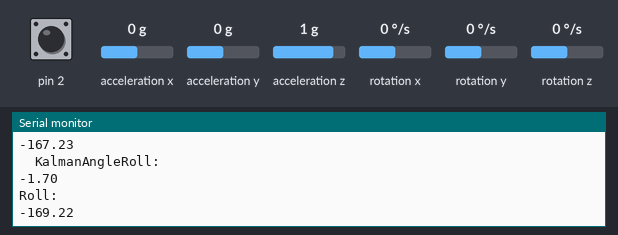
Bench run of a sketch on a simulated Arduino Uno, built with avr-gcc and run on an emulated ATmega328P. Shown: the last lines printed to the serial monitor. Wiring (inferred from the names in the program): MPU-6050 motion sensor at I2C address 0x68. The inputs (shaded band) are chosen by the test bench; at power-on: acceleration y 0 g, pin 2 HIGH, acceleration x 0 g, acceleration z 1 g, rotation x 0 °/s, rotation y 0 °/s, rotation z 0 °/s.

Above: at 1.2 s.
1.3 s: acceleration y set to -1.4 g
At 1.55 s:
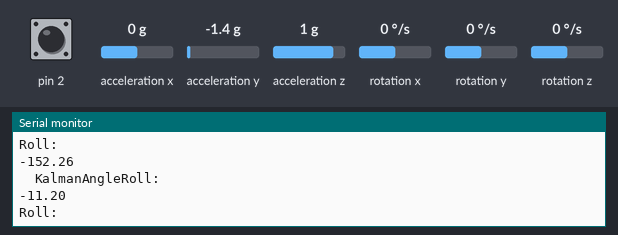
2.8 s: acceleration y set to 0 g
At 2.99 s:
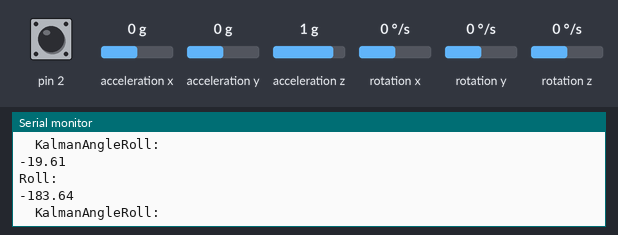
Timing chart, 0 to 5.8 s (numbered marks = the images above; inputs shaded):
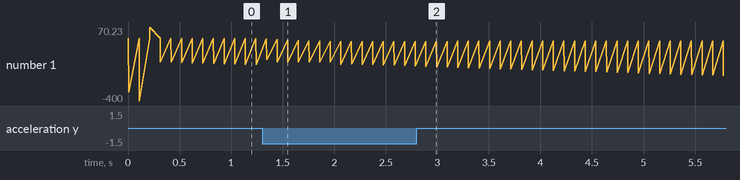

The sketch:

PIDtest.ino
```cpp
#include <Wire.h>
#include <Arduino.h>
#include <math.h>

// PPM Input Handling
volatile unsigned long a, b, c;
volatile int x[15], ch1[15], ch[7];
volatile int i = 0;

// MPU6050 Variables
float AccX, AccY, AccZ;
float AngleRoll, AnglePitch;
float RateRoll, RatePitch, RateYaw;

// Kalman Filter Variables
float KalmanAngleRoll = 0, KalmanUncertaintyAngleRoll = 4;
float KalmanAnglePitch = 0, KalmanUncertaintyAnglePitch = 4;
const float t = 0.004; // 4ms loop time

// PID Variables
float DesiredAngleRoll, DesiredAnglePitch, InputThrottle;
float ErrorAngleRoll, ErrorAnglePitch;
float PtermRoll, ItermRoll, DtermRoll, PIDOutputRoll;
float PtermPitch, ItermPitch, DtermPitch, PIDOutputPitch;
float PrevErrorAngleRoll, PrevErrorAnglePitch;
float PrevItermAngleRoll, PrevItermAnglePitch;

float PRateRoll = 0.625, IRateRoll = 2.1, DRateRoll = 0.0088;
float PRatePitch = 0.625, IRatePitch = 2.1, DRatePitch = 0.0088;
float PAngleRoll = 2, IAngleRoll = 0.5, DAngleRoll = 0.007;
float PAnglePitch = 2, IAnglePitch = 0.5, DAnglePitch = 0.007;

float DesiredRateRoll, DesiredRatePitch;
float ErrorRateRoll, ErrorRatePitch;
float PrevErrorRateRoll, PrevErrorRatePitch;
float PrevItermRateRoll, PrevItermRatePitch;
float InputRoll, InputPitch;

void setup() {
  Serial.begin(115200);
  Wire.begin();
  Wire.setClock(400000);

  // Setup MPU6050
  setupMPU6050();

  // Setup PPM Input (Pin 2)
  pinMode(2, INPUT_PULLUP);
  attachInterrupt(digitalPinToInterrupt(2), readPPM, FALLING);
}

void loop() {
  // Read MPU6050 data
  readMPU6050();

  // Apply Kalman Filter
  applyKalmanFilter();

  // Read PPM values
  readRC();

  // Apply PID Control
  calculatePID();

  // Output data to Serial Monitor
  outputData();

  delay(100); // 4ms loop time
}

// ==================== PPM INPUT HANDLING ====================
void readPPM() {
  a = micros();
  c = a - b;
  b = a;
  x[i] = c;
  i++;
  if (i == 15) {
    for (int j = 0; j < 15; j++) {
      ch1[j] = x[j];
    }
    i = 0;
  }
}

void readRC() {
  int j = 0;
  for (int k = 14; k >= 0; k--) {
    if (ch1[k] > 3200) {
      j = k;
      break;
    }
  }
  for (int i = 1; i <= 6; i++) {
    ch[i] = ch1[i + j] - 1000; // Center PPM values around 1500
  }
}

// ==================== MPU6050 HANDLING ====================
void setupMPU6050() {
  Wire.beginTransmission(0x68);
  Wire.write(0x6B);
  Wire.write(0x00);
  Wire.endTransmission();

  Wire.beginTransmission(0x68);
  Wire.write(0x1A);
  Wire.write(0x03);
  Wire.endTransmission();

  Wire.beginTransmission(0x68);
  Wire.write(0x1C);
  Wire.write(0x10);
  Wire.endTransmission();

  Wire.beginTransmission(0x68);
  Wire.write(0x1B);
  Wire.write(0x08);
  Wire.endTransmission();
}

void readMPU6050() {
  Wire.beginTransmission(0x68);
  Wire.write(0x3B);
  Wire.endTransmission();
  Wire.requestFrom(0x68, 14);

  int16_t AccXLSB = Wire.read() << 8 | Wire.read();
  int16_t AccYLSB = Wire.read() << 8 | Wire.read();
  int16_t AccZLSB = Wire.read() << 8 | Wire.read();

  int16_t GyroX = Wire.read() << 8 | Wire.read();
  int16_t GyroY = Wire.read() << 8 | Wire.read();
  int16_t GyroZ = Wire.read() << 8 | Wire.read();

  AccX = AccXLSB / 4096.0;
  AccY = AccYLSB / 4096.0;
  AccZ = AccZLSB / 4096.0;

  RateRoll = GyroX / 65.5;
  RatePitch = GyroY / 65.5;
  RateYaw = GyroZ / 65.5;

  AngleRoll = atan2(AccY, sqrt(AccX * AccX + AccZ * AccZ)) * 57.2958;
  AnglePitch = -atan2(AccX, sqrt(AccY * AccY + AccZ * AccZ)) * 57.2958;
}

// ==================== KALMAN FILTER ====================
void applyKalmanFilter() {
  KalmanAngleRoll += t * RateRoll;
  KalmanUncertaintyAngleRoll += t * t * 16;
  float KalmanGainRoll = KalmanUncertaintyAngleRoll / (KalmanUncertaintyAngleRoll + 9);
  KalmanAngleRoll += KalmanGainRoll * (AngleRoll - KalmanAngleRoll);
  KalmanUncertaintyAngleRoll *= (1 - KalmanGainRoll);

  KalmanAnglePitch += t * RatePitch;
  KalmanUncertaintyAnglePitch += t * t * 16;
  float KalmanGainPitch = KalmanUncertaintyAnglePitch / (KalmanUncertaintyAnglePitch + 9);
  KalmanAnglePitch += KalmanGainPitch * (AnglePitch - KalmanAnglePitch);
  KalmanUncertaintyAnglePitch *= (1 - KalmanGainPitch);

  KalmanAngleRoll = constrain(KalmanAngleRoll, -20, 20);
  KalmanAnglePitch = constrain(KalmanAnglePitch, -20, 20);

DesiredAngleRoll = 0.1 * (ch[1] - 500); // Center at 500
DesiredAnglePitch = 0.1 * (ch[2] - 500); // Center at 500

}


void calculatePID() {
  // === Roll PID ===
 // Inlined PID equation for Roll
ErrorAngleRoll = DesiredAngleRoll - KalmanAngleRoll;
PtermRoll = PAngleRoll * ErrorAngleRoll;
ItermRoll = PrevItermAngleRoll + (IAngleRoll * (ErrorAngleRoll + PrevErrorAngleRoll) * (t / 2));
ItermRoll = (ItermRoll > 400) ? 400 : ((ItermRoll < -400) ? -400 : ItermRoll);
DtermRoll = DAngleRoll * ((ErrorAngleRoll - PrevErrorAngleRoll) / t);
PIDOutputRoll = PtermRoll + ItermRoll + DtermRoll;
PIDOutputRoll = (PIDOutputRoll > 400) ? 400 : ((PIDOutputRoll < -400) ? -400 : PIDOutputRoll);
DesiredRateRoll = PIDOutputRoll;
PrevErrorAngleRoll = ErrorAngleRoll;
PrevItermAngleRoll = ItermRoll;

ErrorAnglePitch = DesiredAnglePitch - KalmanAnglePitch;
PtermPitch = PAnglePitch * ErrorAnglePitch;
ItermPitch = PrevItermAnglePitch + (IAnglePitch * (ErrorAnglePitch + PrevErrorAnglePitch) * (t / 2));
ItermPitch = (ItermPitch > 400) ? 400 : ((ItermPitch < -400) ? -400 : ItermPitch);
DtermPitch = DAnglePitch * ((ErrorAnglePitch - PrevErrorAnglePitch) / t);
PIDOutputPitch = PtermPitch + ItermPitch + DtermPitch;
PIDOutputPitch = (PIDOutputPitch > 400) ? 400 : ((PIDOutputPitch < -400) ? -400 : PIDOutputPitch);
DesiredRatePitch = PIDOutputPitch;
PrevErrorAnglePitch = ErrorAnglePitch;
PrevItermAnglePitch = ItermPitch;

// Compute errors
ErrorRateRoll = DesiredRateRoll - RateRoll;
ErrorRatePitch = DesiredRatePitch - RatePitch;

// Roll Axis PID
PtermRoll = PRateRoll * ErrorRateRoll;
ItermRoll = PrevItermRateRoll + (IRateRoll * (ErrorRateRoll + PrevErrorRateRoll) * (t / 2));
ItermRoll = (ItermRoll > 400) ? 400 : ((ItermRoll < -400) ? -400 : ItermRoll);
DtermRoll = DRateRoll * ((ErrorRateRoll - PrevErrorRateRoll) / t);
PIDOutputRoll = PtermRoll + ItermRoll + DtermRoll;
PIDOutputRoll = (PIDOutputRoll > 400) ? 400 : ((PIDOutputRoll < -400) ? -400 : PIDOutputRoll);

// Update output and previous values for Roll
InputRoll = PIDOutputRoll;
PrevErrorRateRoll = ErrorRateRoll;
PrevItermRateRoll = ItermRoll;

// Pitch Axis PID
PtermPitch = PRatePitch * ErrorRatePitch;
ItermPitch = PrevItermRatePitch + (IRatePitch * (ErrorRatePitch + PrevErrorRatePitch) * (t / 2));
ItermPitch = (ItermPitch > 400) ? 400 : ((ItermPitch < -400) ? -400 : ItermPitch);
DtermPitch = DRatePitch * ((ErrorRatePitch - PrevErrorRatePitch) / t);
PIDOutputPitch = PtermPitch + ItermPitch + DtermPitch;
PIDOutputPitch = (PIDOutputPitch > 400) ? 400 : ((PIDOutputPitch < -400) ? -400 : PIDOutputPitch);

// Update output and previous values for Pitch
InputPitch = PIDOutputPitch;
PrevErrorRatePitch = ErrorRatePitch;
PrevItermRatePitch = ItermPitch;

}

// ==================== OUTPUT ====================
void outputData() {
  //Serial.print(ch[1]);Serial.print("\t");
  //Serial.print(ch[2]);Serial.print("\t");
  Serial.println("  KalmanAngleRoll: ");
  Serial.println(KalmanAngleRoll);
  //Serial.print("  KalmanAnglePitch: ");
  //Serial.println(KalmanAnglePitch);

  Serial.println("Roll: ");
  Serial.println(InputRoll);
  //Serial.print("\tPitch: ");
  //Serial.println(InputPitch);
}
```

Measured:
- after the input at 1.3 s, the serial monitor: prints a new line at once (image 1)
- plotted number 1: -171.21 → -177.6 after the input at 1.3 s
